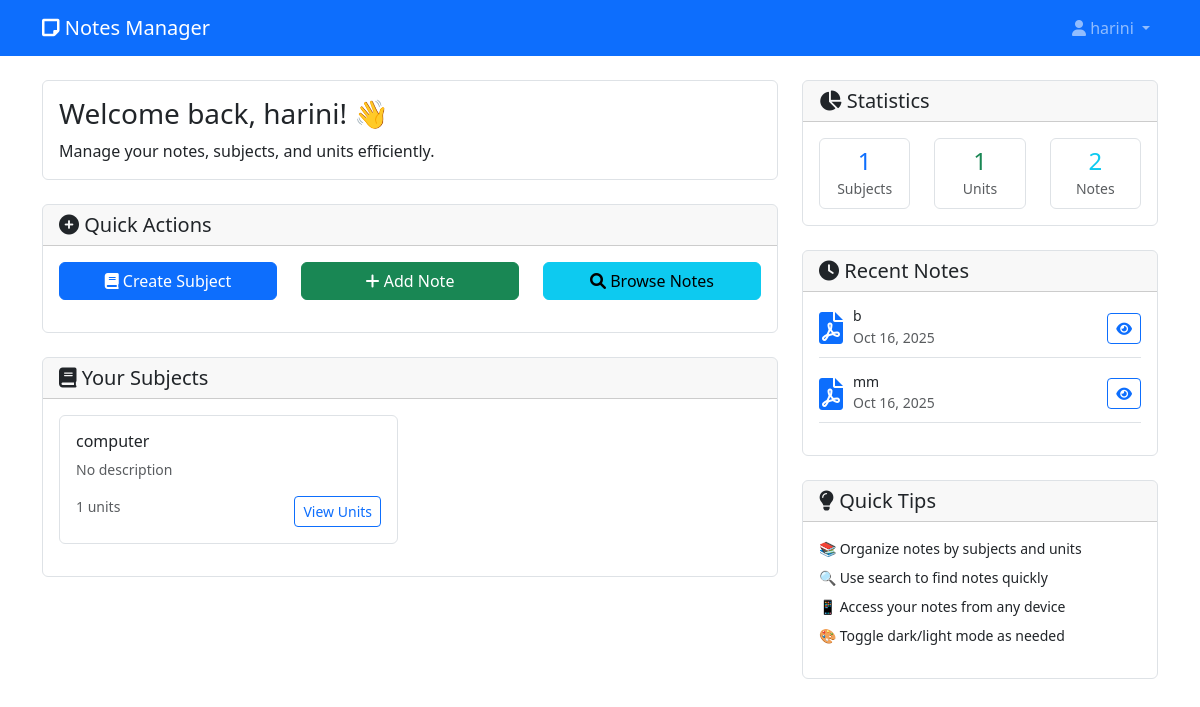
Page /dashboard (signed in) on the committed database.
### app.py (models this page shows)
class User(UserMixin, db.Model):
    id = db.Column(db.Integer, primary_key=True)
    username = db.Column(db.String(80), unique=True, nullable=False)
    email = db.Column(db.String(120), unique=True, nullable=False)
    password_hash = db.Column(db.String(120), nullable=False)
    created_at = db.Column(db.DateTime, default=datetime.utcnow)
    subjects = db.relationship('Subject', backref='user', lazy=True)
    notes = db.relationship('Note', backref='user', lazy=True)

class Subject(db.Model):
    id = db.Column(db.Integer, primary_key=True)
    name = db.Column(db.String(100), nullable=False)
    description = db.Column(db.Text)
    created_at = db.Column(db.DateTime, default=datetime.utcnow)
    user_id = db.Column(db.Integer, db.ForeignKey('user.id'), nullable=False)
    units = db.relationship('Unit', backref='subject', lazy=True)
    notes = db.relationship('Note', backref='subject', lazy=True)  # Added this relationship

class Note(db.Model):
    id = db.Column(db.Integer, primary_key=True)
    title = db.Column(db.String(200), nullable=False)
    description = db.Column(db.Text)
    filename = db.Column(db.String(255))
    file_path = db.Column(db.String(500))
    file_type = db.Column(db.String(50))
    created_at = db.Column(db.DateTime, default=datetime.utcnow)
    user_id = db.Column(db.Integer, db.ForeignKey('user.id'), nullable=False)
    subject_id = db.Column(db.Integer, db.ForeignKey('subject.id'), nullable=False)
    unit_id = db.Column(db.Integer, db.ForeignKey('unit.id'), nullable=False)

### app.py (the view)
@app.route('/dashboard')
@login_required
def dashboard():
    total_subjects = Subject.query.filter_by(user_id=current_user.id).count()
    total_notes = Note.query.filter_by(user_id=current_user.id).count()
    total_units = Unit.query.join(Subject).filter(Subject.user_id == current_user.id).count()
    recent_notes = Note.query.filter_by(user_id=current_user.id)\
        .order_by(Note.created_at.desc())\
        .limit(5)\
        .all()
    subjects = Subject.query.filter_by(user_id=current_user.id).all()
    return render_template('dashboard.html',
                         total_subjects=total_subjects,
                         total_notes=total_notes,
                         total_units=total_units,
                         recent_notes=recent_notes,
                         subjects=subjects)

### app.py (called while the page is built)
@login_manager.user_loader
def load_user(user_id):
    return User.query.get(int(user_id))

### templates/dashboard.html (shortened to what this page needs)
{% extends "base.html" %}
{% block content %}
<div class="row">
    <div class="col-lg-8">
        <div class="card mb-4">
            <div class="card-body">
                <h3 class="card-title">Welcome back, {{ current_user.username }}! 👋</h3>
                <p class="card-text">Manage your notes, subjects, and units efficiently.</p>
            </div>
        </div>
        <div class="card mb-4">
            <div class="card-header">
                <h5 class="mb-0"><i class="fas fa-plus-circle"></i> Quick Actions</h5>
            </div>
            <div class="card-body">
                <div class="row">
                    <div class="col-md-4 mb-3">
                        <a href="{{ url_for('subjects') }}" class="btn btn-primary w-100">
                            <i class="fas fa-book"></i> Create Subject
                        </a>
                    </div>
                    <div class="col-md-4 mb-3">
                        <a href="{{ url_for('add_note') }}" class="btn btn-success w-100">
                            <i class="fas fa-plus"></i> Add Note
                        </a>
                    </div>
                    <div class="col-md-4 mb-3">
                        <a href="{{ url_for('notes') }}" class="btn btn-info w-100">
                            <i class="fas fa-search"></i> Browse Notes
                        </a>
                    </div>
                </div>
            </div>
        </div>
        <div class="card">
            <div class="card-header">
                <h5 class="mb-0"><i class="fas fa-book"></i> Your Subjects</h5>
            </div>
            <div class="card-body">
                {% if subjects %}
                <div class="row">
                    {% for subject in subjects %}
                    <div class="col-md-6 mb-3">
                        <div class="card subject-card h-100">
                            <div class="card-body">
                                <h6 class="card-title">{{ subject.name }}</h6>
                                <p class="card-text text-muted small">{{ subject.description or 'No description' }}</p>
                                <div class="d-flex justify-content-between">
                                    <small class="text-muted">
                                        {{ subject.units|length }} units
                                    </small>
                                    <a href="{{ url_for('view_subject', subject_id=subject.id) }}"
                                       class="btn btn-sm btn-outline-primary">
                                        View Units
                                    </a>
                                </div>
                            </div>
                        </div>
                    </div>
                    {% endfor %}
                </div>
                {% endif %}
            </div>
        </div>
    </div>
    <div class="col-lg-4">
        <div class="card mb-4">
            <div class="card-header">
                <h5 class="mb-0"><i class="fas fa-chart-pie"></i> Statistics</h5>
            </div>
            <div class="card-body text-center">
                <div class="row">
                    <div class="col-4">
                        <div class="border rounded p-2">
                            <h4 class="text-primary mb-0">{{ total_subjects }}</h4>
                            <small class="text-muted">Subjects</small>
                        </div>
                    </div>
                    <div class="col-4">
                        <div class="border rounded p-2">
                            <h4 class="text-success mb-0">{{ total_units }}</h4>
                            <small class="text-muted">Units</small>
                        </div>
                    </div>
                    <div class="col-4">
                        <div class="border rounded p-2">
                            <h4 class="text-info mb-0">{{ total_notes }}</h4>
                            <small class="text-muted">Notes</small>
                        </div>
                    </div>
                </div>
            </div>
        </div>
        <div class="card mb-4">
            <div class="card-header">
                <h5 class="mb-0"><i class="fas fa-clock"></i> Recent Notes</h5>
            </div>
            <div class="card-body recent-notes">
                {% if recent_notes %}
                    {% for note in recent_notes %}
                    <div class="d-flex align-items-center mb-3 pb-2 border-bottom">
                        <i class="fas fa-file-{{ 'pdf' if note.file_type == 'pdf' else 'word' if note.file_type in ['doc', 'docx'] else 'image' if note.file_type in ['jpg', 'png', 'jpeg', 'gif'] else 'alt' if note.file_type == 'txt' else 'file' }} text-primary file-icon"></i>
                        <div class="flex-grow-1">
                            <h6 class="mb-0 small">{{ note.title }}</h6>
                            <small class="text-muted">{{ note.created_at.strftime('%b %d, %Y') }}</small>
                        </div>
                        <a href="{{ url_for('view_note', note_id=note.id) }}" class="btn btn-sm btn-outline-primary">
                            <i class="fas fa-eye"></i>
                        </a>
                    </div>
                    {% endfor %}
                {% else %}
                <div class="text-center py-3">
                    <i class="fas fa-file fa-2x text-muted mb-2"></i>
                    <p class="text-muted small">No notes yet</p>
                </div>
                {% endif %}
            </div>
        </div>
        <div class="card">
            <div class="card-header">
                <h5 class="mb-0"><i class="fas fa-lightbulb"></i> Quick Tips</h5>
            </div>
            <div class="card-body">
                <ul class="list-unstyled small">
                    <li class="mb-2">📚 Organize notes by subjects and units</li>
                    <li class="mb-2">🔍 Use search to find notes quickly</li>
                    <li class="mb-2">📱 Access your notes from any device</li>
                    <li class="mb-0">🎨 Toggle dark/light mode as needed</li>
                </ul>
            </div>
        </div>
    </div>
</div>
{% endblock %}

### templates/base.html (shortened to what this page needs)
<!DOCTYPE html>
<html lang="en" data-bs-theme="{{ theme }}">
<head>
    <link href="https://cdn.jsdelivr.net/npm/bootstrap@5.3.0/dist/css/bootstrap.min.css" rel="stylesheet">
    <link href="https://cdnjs.cloudflare.com/ajax/libs/font-awesome/6.0.0/css/all.min.css" rel="stylesheet">
    <link href="{{ url_for('static', filename='css/style.css') }}" rel="stylesheet">
</head>
<body>
    {% if current_user.is_authenticated %}
    <nav class="navbar navbar-expand-lg navbar-dark bg-primary">
        <div class="container">
            <a class="navbar-brand" href="{{ url_for('dashboard') }}">
                <i class="fas fa-sticky-note"></i> Notes Manager
            </a>
            <div class="navbar-nav ms-auto">
                <div class="nav-item dropdown">
                    <a class="nav-link dropdown-toggle" href="#" role="button" data-bs-toggle="dropdown">
                        <i class="fas fa-user"></i> {{ current_user.username }}
                    </a>
                </div>
            </div>
        </div>
    </nav>
    {% endif %}
    <div class="container mt-4">
        {% block content %}{% endblock %}
    </div>
</body>
</html>

### static/css/style.css (style rules this page uses)
:root { --primary-color: #007bff; --secondary-color: #6c757d; --success-color: #28a745; --danger-color: #dc3545; --warning-color: #ffc107; --info-color: #17a2b8; --light-color: #f8f9fa; --dark-color: #343a40; }
body { background-color: var(--bg-color, #ffffff); color: var(--text-color, #000000); transition: all 0.3s ease; }
.card { background-color: var(--card-bg, #ffffff); border: 1px solid var(--border-color, #dee2e6); }
.subject-card, .unit-card, .note-card { transition: transform 0.2s ease, box-shadow 0.2s ease; cursor: pointer; }
.file-icon { font-size: 2rem; margin-right: 10px; }
.recent-notes { max-height: 300px; overflow-y: auto; }

### rows in the picture
User: username "harini"
Subject: name "computer", description "No description", units|length "1"
Note: title "b", created_at "Oct 16, 2025"
Note: title "mm", created_at "Oct 16, 2025"

### other values in the picture
{{ total_subjects }} "1"
{{ total_units }} "1"
{{ total_notes }} "2"
